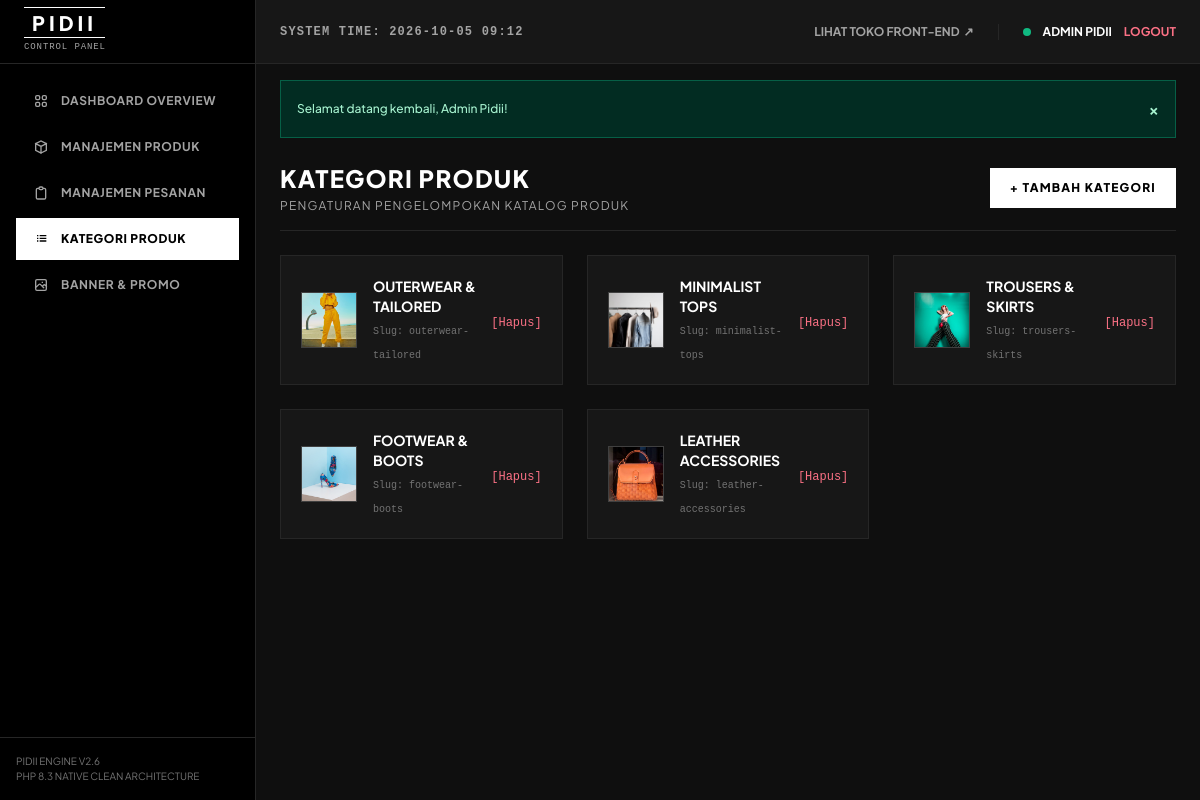
Screenshot of /admin/categories.php (signed in) with the database file from the repository.
### tables this page shows
CREATE TABLE IF NOT EXISTS `categories` (
  `id` INT AUTO_INCREMENT PRIMARY KEY,
  `category_name` VARCHAR(100) NOT NULL,
  `slug` VARCHAR(100) NOT NULL UNIQUE,
  `image` VARCHAR(255) DEFAULT NULL,
  `created_at` TIMESTAMP DEFAULT CURRENT_TIMESTAMP
);

### config/config.php (called while the page is built, shortened)
<?php
function base_url($path = '') {
    $protocol = isset($_SERVER['HTTPS']) && $_SERVER['HTTPS'] === 'on' ? "https" : "http";
    $host = $_SERVER['HTTP_HOST'] ?? 'localhost';
    $scriptDir = dirname($_SERVER['SCRIPT_NAME'] ?? '');
    if (strpos($scriptDir, '/admin') !== false) {
        $scriptDir = str_replace('/admin', '', $scriptDir);
    }
    $base = rtrim($protocol . "://" . $host . rtrim($scriptDir, '/\\'), '/\\');
    return $base . '/' . ltrim($path, '/');
}
function get_image_url($filename, $title = 'PIDII', $w = 800, $h = 1000) {
    if (!empty($filename) && file_exists(__DIR__ . '/../assets/uploads/' . $filename)) {
        return base_url('assets/uploads/' . $filename);
    }
    return base_url('assets/placeholder.php?text=' . urlencode($title) . '&w=' . $w . '&h=' . $h);
}

### admin/categories.php (the view, shortened to what this page needs)
<?php
require_once __DIR__ . '/includes/header.php';
$db = Database::getConnection();
$categories = $db->query("SELECT * FROM categories ORDER BY id ASC")->fetchAll();
?>
<div x-data="{ addCatModal: false }">
    <div class="flex flex-col sm:flex-row sm:items-center justify-between border-b border-neutral-800 pb-4 mb-6 gap-4">
        <div>
            <h1 class="text-2xl font-black uppercase tracking-wider text-white">KATEGORI PRODUK</h1>
            <p class="text-xs text-neutral-400 mt-1 uppercase tracking-widest">Pengaturan Pengelompokan Katalog Produk</p>
        </div>
        <div>
            <button @click="addCatModal = true" class="bg-white text-black font-extrabold text-xs uppercase tracking-widest px-5 py-3 hover:bg-neutral-200 transition-colors">
                + TAMBAH KATEGORI
            </button>
        </div>
    </div>
    <div class="grid grid-cols-1 md:grid-cols-3 gap-6">
        <?php foreach ($categories as $cat): ?>
            <div class="bg-neutral-900 border border-neutral-800 p-5 flex items-center justify-between">
                <div class="flex items-center space-x-4">
                    <div class="w-14 h-14 bg-neutral-800 border border-neutral-700 overflow-hidden flex-shrink-0">
                        <img src="<?= get_image_url($cat['image'], $cat['category_name'], 200, 200) ?>" class="w-full h-full object-cover">
                    </div>
                    <div>
                        <h3 class="text-sm font-bold uppercase text-white"><?= htmlspecialchars($cat['category_name']) ?></h3>
                        <span class="text-[10px] text-neutral-500 font-mono">Slug: <?= htmlspecialchars($cat['slug']) ?></span>
                    </div>
                </div>
                <div>
                    <a href="<?= base_url('actions/admin_action.php?action=delete_category&id=' . $cat['id']) ?>" onclick="return confirm('Hapus kategori ini?')" class="text-rose-400 hover:text-rose-300 text-xs font-mono">
                        [Hapus]
                    </a>
                </div>
            </div>
        <?php endforeach; ?>
    </div>
</div>
<?php require_once __DIR__ . '/includes/footer.php'; ?>

### admin/includes/header.php (style rules this page uses)
body { font-family: 'Plus Jakarta Sans', sans-serif; background-color: #0F0F0F; color: #F5F5F5; }

### rows the page displays
categories: image+category_name (picture), category_name "OUTERWEAR & TAILORED", slug "outerwear-tailored"
categories: image+category_name (picture), category_name "MINIMALIST TOPS", slug "minimalist-tops"
categories: image+category_name (picture), category_name "TROUSERS & SKIRTS", slug "trousers-skirts"
categories: image+category_name (picture), category_name "FOOTWEAR & BOOTS", slug "footwear-boots"
categories: image+category_name (picture), category_name "LEATHER ACCESSORIES", slug "leather-accessories"

### other values shown
$_SESSION['user_name'] "ADMIN PIDII"
$flash['message'] "Selamat datang kembali, Admin Pidii!"
